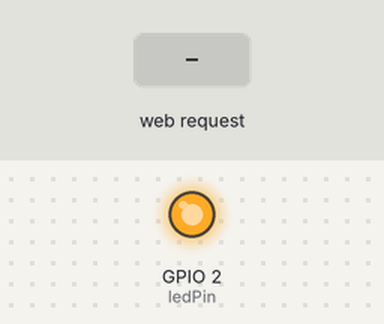
This sketch was run on a simulated ESP8266 (NodeMCU). Parts: output pins drawn as LEDs (lit = HIGH). Inputs (shaded band) come from the test bench. WiFi joins after 1.5 s; servers stay silent unless stated; what the sketch prints to the serial monitor is not drawn.

Above: at 3.2 s.
3.3 s: HTTP request GET /ledoff received
At 3.9 s:
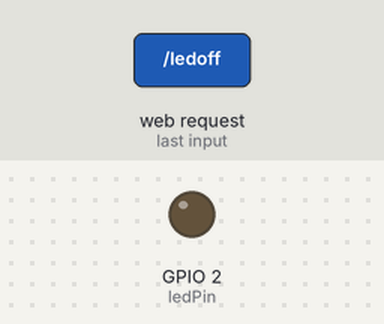
4.8 s: HTTP request GET /ledon received
At 6.2 s:
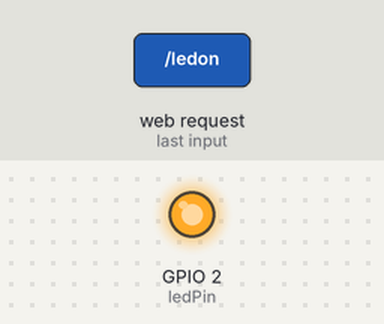
Timing chart, 0 to 7.8 s (numbered marks = the images above; inputs shaded):
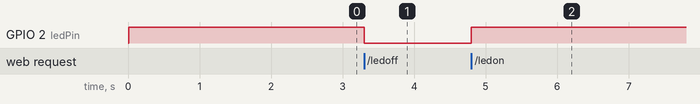

The sketch:

LEDControllingServer.ino
```cpp
#include<ESP8266WiFi.h>

const char* ssid = "PTCL-BB";
const char* password = "c7f74a18";

int ledPin = 2;

unsigned char status_led = 0;
WiFiServer server(80);

void setup() {
  // put your setup code here, to run once:
  Serial.begin(115200);
  delay(10);

  pinMode(ledPin, OUTPUT);
  digitalWrite(ledPin, HIGH);

  Serial.println();
  Serial.println("Connecting to WIFI...");
  Serial.println(ssid);
  Serial.println();
  WiFi.begin(ssid, password);
  while(WiFi.status() != WL_CONNECTED){
    delay(1000);
    Serial.print("*");
  }

  Serial.println();
  Serial.println("Wifi Connected");
  Serial.print(WiFi.localIP());
  server.begin();


}

void loop() {
  // put your main code here, to run repeatedly:
  WiFiClient client = server.available();
  if(!client){
    return;
  }
  Serial.println("new client");

  while(!client.available()){
    delay(10);
  }

  String request = client.readStringUntil('\r');
  Serial.println(request);

  client.flush();

  int value = LOW;

  if(request.indexOf("/ledon") != -1){
    status_led = 0;
    digitalWrite(ledPin, 1);
    value = HIGH;
    Serial.print("LED ON");
  }
  else if(request.indexOf("/ledoff") != -1){
    status_led = 1;
    digitalWrite(ledPin, 0);
    value = LOW;
    Serial.print("LED OFF");
  }

  client.println("<h1>This is IOT Batch 36-37 online class 9</h1>");
  client.println("<button><a href=\"/ledon\"\">LED ON</a></button>");
  client.println("<button><a href=\"/ledoff\"\">LED OFF</a></button>");
  delay(1);
}
```

Measured:
- after the input at 3.3 s, GPIO 2 (ledPin): HIGH → LOW at once
- after the input at 4.8 s, GPIO 2 (ledPin): LOW → HIGH at once
